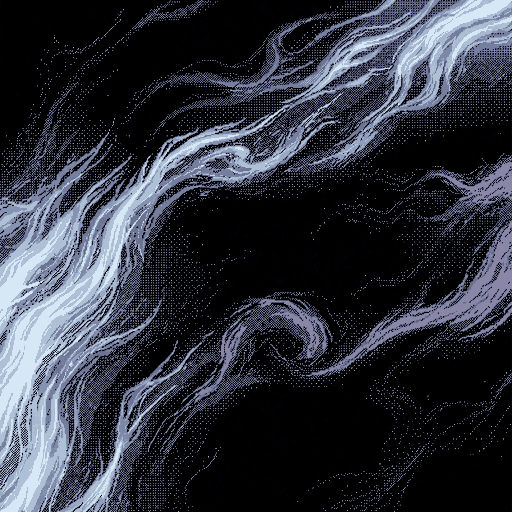
#> input picture Pause/Assets/Art/Worlds/Storm/backdrop_r3~/flow/raw/a_0.png, 512 x 512 px, given in place of sky.png, which was not available
$ python check_tiles.py '../../../../Storm/backdrop_r3~/flow/raw/a_0.png'
#> lines starting #> are read from the running program, lines starting #| are printed output that depends on the picture
#!/usr/bin/env python3
"""The backdrop tests' pixel rules for the Frost ground tiles, ported to Python (no Unity).

    python3 check_tiles.py [<Resources/Worlds/Frost/Backdrop3>] [--variants 1 2]

Ported (each from Pause/Assets/Editor/Tests/):
  BackdropResolutionTest   block score (k = 2, 3, 4, every grid phase) < .97; identical adjacent pairs <= .85
  WorldBackdropTest        size 448 x 896 RGBA (install_tiles.py; WorldBackdropImport.FrostHdPixelsPerUnit 448 / 6); vertical seam (premultiplied mean
                           |bottom row - top row|) <= .02 on every tile; as drawn through BackdropGrade (Frost lift
                           1.95 x layer share, saturation 1.05): value p90 <= .55 (sky / far / mid), sky luminance
                           <= .18, tile luminance <= .24, chroma <= .26; CheckReadability on the composite (sky, far,
                           mid, flow; lane x 20-80%): Ice hull 2.5:1, brightest tone 7:1, lane value p90 <= .55 and
                           < hull value, lane chroma <= .26
  HudButtonsTest           Frost v1-v4 sky / mid / far pooled raw luminance: neon glyph vs mean and darkest 1% >= 4.5:1,
                           vs lightest 1% >= 2:1
  FrostBackdropTest        (estimate) the ground drawn brighter than painted: median value ratio of the composite lane
                           in 1.3 .. 1.9 (the test renders the whole scene; this is the tiles alone)
  FrostBackdropTest        seamless ACROSS too (left vs right column <= ACROSS_SEAM): the ground is drawn narrower than the
                           view (FrostTuning.GroundZoom) and repeated side by side; hwrap_tiles.py makes it so
  ground masks             mask.txt 64 x 128 of W B O C (flat_masks.py); every Frost piece rule (whole footprint on flat
                           O, a clear rim of O round it) has somewhere to stand
  skill verifier           sky / far / mid fully opaque; flow straight alpha with no solid (255) texel; no saturated
                           red / pink (hue 345-15, s > .5, v > .35)
Exit code = number of failures (the skill-verifier lines are warnings: the shipped old flows already miss them).
"""
import sys
from pathlib import Path

import numpy as np
from PIL import Image

HERE = Path(__file__).resolve().parent
DEFAULT = HERE.parents[4] / "Backgrounds/Resources/Worlds/Frost/Backdrop3"

BRIGHTNESS, SATURATION = 1.95, 1.05            # FrostTuning
SHARE = {"sky": .55, "far": .8, "mid": 1.0, "flow": 1.0}
SEAM = .02
VALUE_P90, SKY_LUM, TILE_LUM, CHROMA = .55, .18, .24, .26
BLOCK, PAIR = .97, .85
HULL, LIGHT, HULL_HI, BONE = 0x6AAED0, 0x6EF2EE, 0xCDF4F8, 0xF4EAD4   # EnemyPalette Ice / Cyan / IceHi / Bone
NEON = (200, 255, 30)                         # HudSkin.FrostNeon

fails = 0
warns = 0


def warn(what, ok):
    """Skill-verifier guidance (.claude/skills/add-world/scripts/verify_backdrop_tiles.py), not a CI test: reported, not counted."""
    global warns
    print(("PASS  " if ok else "WARN  ") + what)
    if not ok:
        warns += 1


def check(what, ok):
    global fails
    print(("PASS  " if ok else "FAIL  ") + what)
    if not ok:
        fails += 1


def hexc(h):
    return np.array([(h >> 16) & 255, (h >> 8) & 255, h & 255], np.float64) / 255


def read(path):
    """Pixels as Unity's Texture2D.GetPixels gives them: float RGBA, row 0 = the BOTTOM of the image."""
    a = np.asarray(Image.open(path).convert("RGBA"))
    return a[::-1].copy()


# ---- BackdropResolutionTest ---------------------------------------------------------------
def block_score(a, k):
    h, w = a.shape[:2]
    packed = (a[..., 0].astype(np.uint32) << 24) | (a[..., 1].astype(np.uint32) << 16) | (a[..., 2].astype(np.uint32) << 8) | a[..., 3]
    opaque = a[..., 3] > 8
    if opaque.sum() < 300:
        return 0.0
    best = 0.0
    for oy in range(k):
        for ox in range(k):
            ny, nx = (h - oy) // k, (w - ox) // k
            p = packed[oy:oy + ny * k, ox:ox + nx * k].reshape(ny, k, nx, k)
            o = opaque[oy:oy + ny * k, ox:ox + nx * k].reshape(ny, k, nx, k)
            first = p[:, :1, :, :1]
            eq = ((p == first) & o).sum()
            tot = o.sum()
            if tot:
                best = max(best, eq / tot)
    return float(best)


def pair_dup(a):
    packed = (a[..., 0].astype(np.uint32) << 24) | (a[..., 1].astype(np.uint32) << 16) | (a[..., 2].astype(np.uint32) << 8) | a[..., 3]
    op = a[..., 3] > 8
    hx = op[:, 1:] | op[:, :-1]
    hy = op[1:] | op[:-1]
    same = ((packed[:, 1:] == packed[:, :-1]) & hx).sum() + ((packed[1:] == packed[:-1]) & hy).sum()
    tot = hx.sum() + hy.sum()
    return float(same / tot) if tot else 0.0


# ---- WorldBackdropTest / BackdropGrade ----------------------------------------------------
def lift(share):
    return max(1.0, 1.0 + (BRIGHTNESS - 1.0) * share)


def saturation(k):
    if BRIGHTNESS <= 1.0001 or k <= 1:
        return 1.0
    return 1.0 + (SATURATION - 1.0) * min(1.0, max(0.0, (k - 1.0) / (BRIGHTNESS - 1.0)))


def curve(v, k):
    return 1.0 - np.power(np.clip(1.0 - v, 0, 1), k)


def as_drawn(px, layer):
    """BackdropGrade.Apply (px float RGBA 0..1)."""
    k = lift(SHARE[layer])
    s = saturation(k)
    rgb = px[..., :3]
    v = rgb.max(-1)
    kk = np.where(v > 1e-4, curve(v, k) / np.maximum(v, 1e-4), 0)
    rgb = rgb * kk[..., None]
    l = rgb.mean(-1, keepdims=True)
    rgb = np.clip(l + (rgb - l) * s, 0, 1)
    return np.concatenate([rgb, px[..., 3:]], -1)


def seam(px):
    a, b = px[0], px[-1]            # bottom row, top row (Unity order)
    pa = a[:, :3] * a[:, 3:]
    pb = b[:, :3] * b[:, 3:]
    return float((np.abs(pa - pb).sum(-1) + np.abs(a[:, 3] - b[:, 3])).sum() / (px.shape[1] * 4))


def value_p90(px):
    f = px.reshape(-1, 4)[::3]
    f = f[f[:, 3] > .5]
    hist = np.bincount(np.clip((f[:, :3].max(-1) * 255 + .5).astype(int), 0, 255), minlength=256)
    target = int(len(f) * .9)
    acc = np.cumsum(hist)
    return float(np.argmax(acc >= target) / 255)


def measure(px):
    f = px.reshape(-1, 4)[::3]
    f = f[f[:, 3] > .01]
    a = f[:, 3]
    lum = (a * (f[:, :3] @ np.array([.2126, .7152, .0722]))).sum() / a.sum()
    chroma = (a * (f[:, :3].max(-1) - f[:, :3].min(-1))).sum() / a.sum()
    return float(lum), float(chroma)


def linear(c):
    return np.where(c <= .03928, c / 12.92, np.power((c + .055) / 1.055, 2.4))


# [4 lines left out: function rel_lum, not called in this run]


def contrast(a, b):
    return (max(a, b) + .05) / (min(a, b) + .05)


# [58 lines left out: functions composite, readability, hud, not called in this run]


def hsv_bad_red(a):
    rgb = a[..., :3].astype(np.float64) / 255
    mx, mn = rgb.max(-1), rgb.min(-1)
    d = mx - mn
    r, g, b = rgb[..., 0], rgb[..., 1], rgb[..., 2]
    dd = np.where(d > 0, d, 1)
    hue = np.where(mx == r, ((g - b) / dd) % 6, np.where(mx == g, (b - r) / dd + 2, (r - g) / dd + 4)) * 60
    s = np.where(mx > 0, d / np.maximum(mx, 1e-6), 0)
    return int((((hue >= 345) | (hue <= 15)) & (d > 0) & (s > .5) & (mx > .35) & (a[..., 3] > 0)).sum())


def tile(base, v, layer):
    p = base / f"v{v}" / f"{layer}.png"
    im = Image.open(p)
    tag = f"v{v}/{layer}"
    check(f"{tag}: {im.mode} {im.size[0]}x{im.size[1]} == RGBA 448x896 (install_tiles.py: the 896 masters halved, one texel per art cell)",
          im.mode == "RGBA" and im.size == (448, 896))
    a = read(p)
    ks = {k: block_score(a, k) for k in (2, 3, 4)}
    worst = max(ks, key=ks.get)
    check(f"{tag}: block score {ks[worst]:.3f} (k={worst}) < {BLOCK} (not a nearest-neighbour upscale)", ks[worst] < BLOCK)
    pd = pair_dup(a)
    check(f"{tag}: identical adjacent texel pairs {pd:.2f} <= {PAIR}", pd <= PAIR)
    px = a.astype(np.float64) / 255
    s = seam(px)
    check(f"{tag}: vertically seamless (top vs bottom row {s:.4f} <= {SEAM})", s <= SEAM)
    s = seam(np.swapaxes(px, 0, 1))  # the same measure on the left / right columns
    check(f"{tag}: seamless across (left vs right column {s:.4f} <= {ACROSS_SEAM})", s <= ACROSS_SEAM)
    if layer == "flow":
        warn(f"{tag}: flow has no solid texel (max alpha {a[..., 3].max()}), {(a[..., 3] > 0).mean():.3f} covered",
              a[..., 3].max() < 255)
    else:
        check(f"{tag}: fully opaque", (a[..., 3] == 255).all())
    warn(f"{tag}: no saturated red / pink ({hsv_bad_red(a)})", hsv_bad_red(a) == 0)
    if layer == "flow":
        return
    d = as_drawn(px, layer)
    v90 = value_p90(d)
    lum, chroma = measure(d)
    check(f"{tag}: value p90 as drawn {v90:.3f} <= {VALUE_P90}", v90 <= VALUE_P90)
    if layer == "sky":
        check(f"{tag}: sky stays dark as drawn (lum {lum:.3f} <= {SKY_LUM})", lum <= SKY_LUM)
    check(f"{tag}: under the contrast guard as drawn (lum {lum:.3f} <= {TILE_LUM}, chroma {chroma:.3f} <= {CHROMA})",
          lum <= TILE_LUM and chroma <= CHROMA)


# ---- ground masks -------------------------------------------------------------------------
ACROSS_SEAM = .025          # FrostBackdropTest.AcrossSeam
TILE_W_UNITS = 7.59         # the view's width x 1.02 overscan (BackdropTile), x ZOOM in game -- as is a piece's size
ZOOM, FIT = .55, .6         # FrostTuning.GroundZoom, PieceFit: a piece is 1.6 x ZOOM x FIT units on a 7.59 x ZOOM unit tile
RIM_SCALE, RIM_NEED = 1.15, .9
RULES = {   # FrostTuning: (classes, need, core, near) -- every one with the clear rim
    "Land (every landmark, sites)": ("O", 1.0, .34, None),
    "IceRoad (convoy)": ("O", 1.0, .3, None),
    "Shore (cliff)": ("O", 1.0, .3, "W"),
}


# [42 lines left out: function mask_check, not called in this run]


def main():
    args = [a for a in sys.argv[1:]]
    variants = [1, 2, 3, 4]
    if "--variants" in args:
        i = args.index("--variants")
        variants = [int(x) for x in args[i + 1:]]
        args = args[:i]
    base = Path(args[0]) if args else DEFAULT
    layers = {}
    for v in variants:
        for layer in layers.get(v, ("sky", "far", "mid", "flow")):
            tile(base, v, layer)
#> in tile, im is the input picture: PIL image 512x512 RGBA; mean R, G, B, A 46.8, 50.2, 60.2, 255
#> in block_score, `packed = (a[..., 0].astype(np.uint32) << 24) | (a[..., 1].astype(np.ui..`:
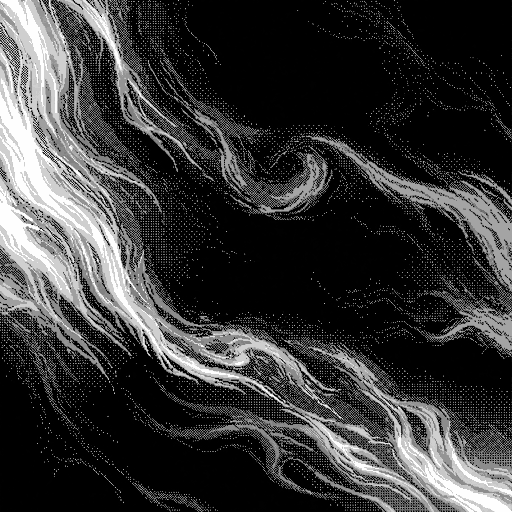
#> packed: shape (512, 512) uint32; min 255, max 3.61e+09, mean 788764455.3; drawn with min black and max white
#> in block_score, `opaque = a[..., 3] > 8`: opaque: shape (512, 512) bool; every value is 1
#> in tile, `ks = {k: block_score(a, k) for k in (2, 3, 4)}`: ks = {2: 0.65, 3: 0.561, 4: 0.532}
#> in tile, `worst = max(ks, key=ks.get)`: worst = 2
#> in pair_dup, `hx = op[:, 1:] | op[:, :-1]`: hx: shape (512, 511) bool; every value is 1
#> in pair_dup, `hy = op[1:] | op[:-1]`: hy: shape (511, 512) bool; every value is 1
#> in pair_dup, `same = ((packed[:, 1:] == packed[:, :-1]) & hx).sum() + ((packed[1:] =..`: same = 280317
#> in pair_dup, `tot = hx.sum() + hy.sum()`: tot = 523264
#> in tile, `pd = pair_dup(a)`: pd = 0.536
#> in seam, `a, b = px[0], px[-1]`: a = 512 rows, first 6: [0.839, 0.906, 0.961, 1], [0.839, 0.906, 0.961, 1], [0.839, 0.906, 0.961, 1], [0.839, 0.906, 0.961, 1], [0.839, 0.906, 0.961, 1], [0.839, 0.906, 0.961, 1]; b = 512 rows, first 6: [0.00392, 0.00392, 0.0235, 1], [0, 0, 0, 1], [0.00392, 0.00392, 0.0235, 1], [0, 0, 0, 1], [0, 0, 0, 1], [0, 0, 0, 1]
#> in seam, `pa = a[:, :3] * a[:, 3:]`: pa = 512 rows, first 8: [0.839, 0.906, 0.961], [0.839, 0.906, 0.961], [0.839, 0.906, 0.961], [0.839, 0.906, 0.961], [0.839, 0.906, 0.961], [0.839, 0.906, 0.961], [0.839, 0.906, 0.961], [0.839, 0.906, 0.961]
#> in seam, `pb = b[:, :3] * b[:, 3:]`: pb = 512 rows, first 8: [0.00392, 0.00392, 0.0235], [0, 0, 0], [0.00392, 0.00392, 0.0235], [0, 0, 0], [0, 0, 0], [0, 0, 0], [0, 0, 0], [0, 0, 0]
#> in tile, `s = seam(px)`: s = 0.209
#> in seam (call 2), `a, b = px[0], px[-1]`: a = 512 rows, first 6: [0.839, 0.906, 0.961, 1], [0.608, 0.667, 0.769, 1], [0.608, 0.667, 0.769, 1], [0.608, 0.667, 0.769, 1], [0.565, 0.62, 0.741, 1], [0.655, 0.718, 0.816, 1]; b = 512 rows, first 6: [0.0275, 0.0235, 0.0431, 1], [0.0275, 0.0235, 0.0431, 1], [0.00392, 0.00392, 0.0235, 1], [0, 0, 0, 1], [0.00392, 0.00392, 0.0235, 1], [0.00392, 0.00392, 0.0235, 1]
#> in seam (call 2), `pa = a[:, :3] * a[:, 3:]`: pa = 512 rows, first 8: [0.839, 0.906, 0.961], [0.608, 0.667, 0.769], [0.608, 0.667, 0.769], [0.608, 0.667, 0.769], [0.565, 0.62, 0.741], [0.655, 0.718, 0.816], [0.655, 0.718, 0.816], [0.682, 0.753, 0.835]
#> in seam (call 2), `pb = b[:, :3] * b[:, 3:]`: pb = 512 rows, first 8: [0.0275, 0.0235, 0.0431], [0.0275, 0.0235, 0.0431], [0.00392, 0.00392, 0.0235], [0, 0, 0], [0.00392, 0.00392, 0.0235], [0.00392, 0.00392, 0.0235], [0.0275, 0.0235, 0.0431], [0.00392, 0.00392, 0.0235]
#> in tile, `s = seam(np.swapaxes(px, 0, 1))`: s = 0.337
#| PASS  v1/sky: fully opaque
#> in hsv_bad_red, `dd = np.where(d > 0, d, 1)`:
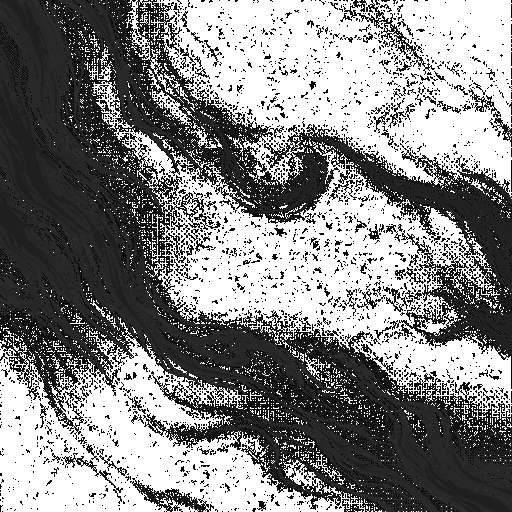
#> dd: shape (512, 512) float64; min 0.0196, max 1, mean 0.523
#> in hsv_bad_red, `s = np.where(mx > 0, d / np.maximum(mx, 1e-6), 0)`:
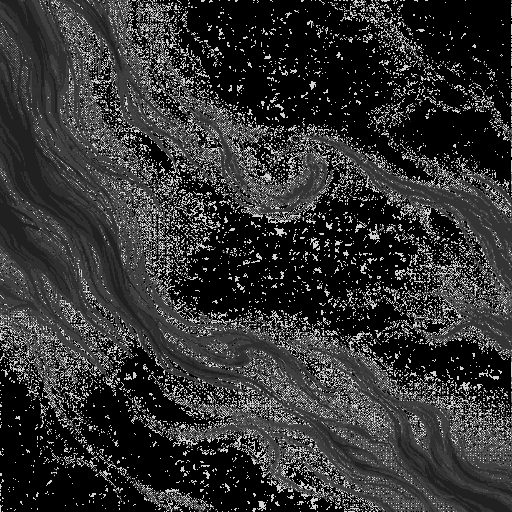
#> s: shape (512, 512) float64; min 0, max 0.833, mean 0.2
#> in curve, `return 1.0 - np.power(np.clip(1.0 - v, 0, 1), k)`:
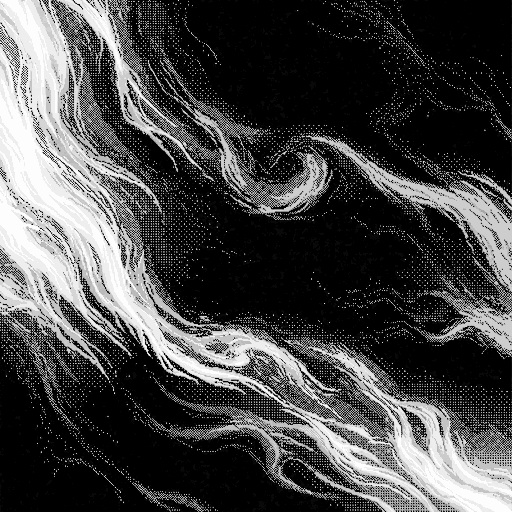
#> returned value: shape (512, 512) float64; min 0, max 0.993, mean 0.284
#> in as_drawn, `kk = np.where(v > 1e-4, curve(v, k) / np.maximum(v, 1e-4), 0)`:
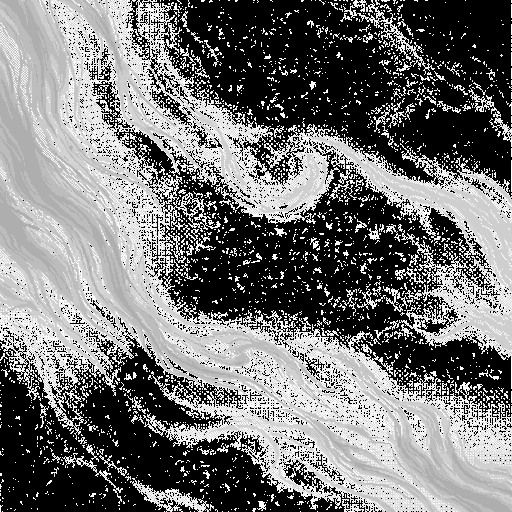
#> kk: shape (512, 512) float64; min 0, max 1.51, mean 0.698; drawn with min black and max white
#> in as_drawn, `rgb = rgb * kk[..., None]`:
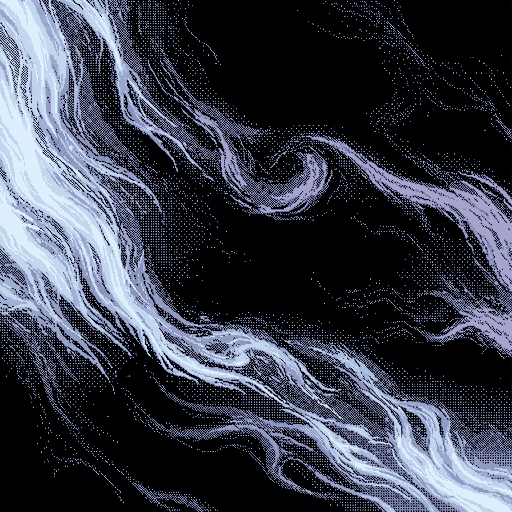
#> rgb: shape (512, 512, 3) float64; mean of channels 0, 1, 2 0.219, 0.234, 0.284; drawn as R, G, B
#> in as_drawn, `l = rgb.mean(-1, keepdims=True)`:
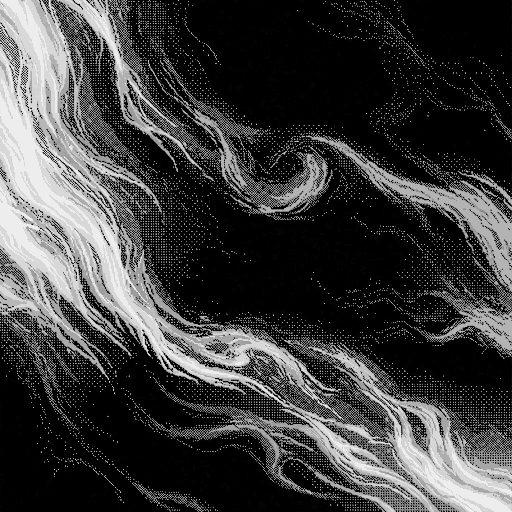
#> l: shape (512, 512, 1) float64; min 0, max 0.932, mean 0.246
#> in value_p90, `hist = np.bincount(np.clip((f[:, :3].max(-1) * 255 + .5).astype(int), ..`: hist = 256 values, max 41108 at index 0, min 0 at index 1, mean 341.3
#> in value_p90, `target = int(len(f) * .9)`: target = 78643
#> in value_p90, `acc = np.cumsum(hist)`: acc = 256 values from 41108 to 87382
#> in tile, `v90 = value_p90(d)`: v90 = 0.925
#> in measure, `lum = (a * (f[:, :3] @ np.array([.2126, .7152, .0722]))).sum() / a.sum()`: lum = 0.234
#> in measure, `chroma = (a * (f[:, :3].max(-1) - f[:, :3].min(-1))).sum() / a.sum()`: chroma = 0.0671
#> in tile, `lum, chroma = measure(d)`: lum = 0.234; chroma = 0.0671
        readability(base, v)
        mask_check(base, v)
    hud(base)
    print(f"failures: {fails}  (verifier warnings: {warns})")
    sys.exit(fails)


if __name__ == "__main__":
#> (the run stopped early here; a loop or call above may not have finished)
